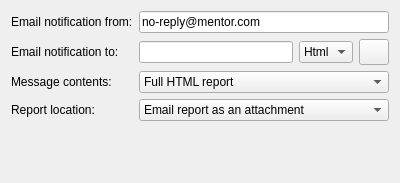
           <widget class="QWidget" name="TabEmail">
            <attribute name="title">
             <string>Email details</string>
            </attribute>
            <layout class="QGridLayout" name="gridLayoutEmail">
             <item row="0" column="0">
              <widget class="QLabel" name="TextLabel2_2_2_2_4_5">
               <property name="text">
                <string>Email notification from:</string>
               </property>
               <property name="wordWrap">
                <bool>false</bool>
               </property>
              </widget>
             </item>
             <item row="0" column="1" colspan="3">
              <widget class="QLineEdit" name="lineEditEmailFrom">
               <property name="toolTip">
                <string>Enter 'From' email address</string>
               </property>
               <property name="text">
                <string>no-reply@mentor.com</string>
               </property>
              </widget>
             </item>
             <item row="1" column="0">
              <widget class="QLabel" name="TextLabel2_2_2_2_4_2">
               <property name="text">
                <string>Email notification to:</string>
               </property>
               <property name="wordWrap">
                <bool>false</bool>
               </property>
              </widget>
             </item>
             <item row="1" column="1">
              <widget class="QLineEdit" name="lineEditEmailList">
               <property name="toolTip">
                <string>Enter email addresses to notify (comma separated)</string>
               </property>
              </widget>
             </item>
             <item row="2" column="0">
              <widget class="QLabel" name="TextLabel2_2_2_2_4_2_3">
               <property name="text">
                <string>Message contents:</string>
               </property>
               <property name="wordWrap">
                <bool>false</bool>
               </property>
              </widget>
             </item>
             <item row="2" column="1" colspan="3">
              <widget class="QComboBox" name="comboBoxEmailReportContents">
               <property name="toolTip">
                <string>Define the email contents if Data cleaning alarm is triggered...</string>
               </property>
               <item>
                <property name="text">
                 <string>Full HTML report</string>
                </property>
                <property name="icon">
                 <iconset>
                  <normalon>:/gex/icons/explorer.png</normalon>
                 </iconset>
                </property>
               </item>
               <item>
                <property name="text">
                 <string>Full WORD report</string>
                </property>
                <property name="icon">
                 <iconset>
                  <normalon>:/gex/icons/word.png</normalon>
                 </iconset>
                </property>
               </item>
               <item>
                <property name="text">
                 <string>Full CSV report</string>
                </property>
                <property name="icon">
                 <iconset>
                  <normalon>:/gex/icons/csv_spreadsheet.png</normalon>
                 </iconset>
                </property>
               </item>
               <item>
                <property name="text">
                 <string>Full PowerPoint report</string>
                </property>
                <property name="icon">
                 <iconset>
                  <normalon>:/gex/icons/powerpoint.png</normalon>
                 </iconset>
                </property>
               </item>
               <item>
                <property name="text">
                 <string>Full PDF report</string>
                </property>
                <property name="icon">
                 <iconset>
                  <normalon>:/gex/icons/pdf.png</normalon>
                 </iconset>
                </property>
               </item>
              </widget>
             </item>
             <item row="3" column="0">
              <widget class="QLabel" name="TextLabelReportLocation">
               <property name="text">
                <string>Report location:</string>
               </property>
               <property name="wordWrap">
                <bool>false</bool>
               </property>
              </widget>
             </item>
             <item row="3" column="1" colspan="3">
              <widget class="QComboBox" name="comboBoxGeneration">
               <property name="toolTip">
                <string>Tell what to do with the report...</string>
               </property>
               <item>
                <property name="text">
                 <string>Email report as an attachment</string>
                </property>
               </item>
               <item>
                <property name="text">
                 <string>Keep report on server, email its URL link</string>
                </property>
               </item>
              </widget>
             </item>
             <item row="4" column="1">
              <spacer name="spacer17">
               <property name="orientation">
                <enum>Qt::Vertical</enum>
               </property>
               <property name="sizeType">
                <enum>QSizePolicy::Expanding</enum>
               </property>
               <property name="sizeHint" stdset="0">
                <size>
                 <width>20</width>
                 <height>51</height>
                </size>
               </property>
              </spacer>
             </item>
             <item row="1" column="2">
              <widget class="QComboBox" name="comboBoxMailFormat">
               <property name="toolTip">
                <string>Email format: HTML or Plain TEXT</string>
               </property>
               <item>
                <property name="text">
                 <string>Html</string>
                </property>
                <property name="icon">
                 <iconset>
                  <normalon>:/gex/icons/explorer.png</normalon>
                 </iconset>
                </property>
               </item>
               <item>
                <property name="text">
                 <string>Text</string>
                </property>
                <property name="icon">
                 <iconset>
                  <normalon>:/gex/icons/script_edit.png</normalon>
                 </iconset>
                </property>
               </item>
              </widget>
             </item>
             <item row="1" column="3">
              <widget class="QPushButton" name="pushButtonMailingList">
               <property name="sizePolicy">
                <sizepolicy hsizetype="Fixed" vsizetype="Fixed">
                 <horstretch>0</horstretch>
                 <verstretch>0</verstretch>
                </sizepolicy>
               </property>
               <property name="minimumSize">
                <size>
                 <width>30</width>
                 <height>26</height>
                </size>
               </property>
               <property name="maximumSize">
                <size>
                 <width>30</width>
                 <height>26</height>
                </size>
               </property>
               <property name="toolTip">
                <string>Pick a mailing list file</string>
               </property>
               <property name="text">
                <string/>
               </property>
               <property name="icon">
                <iconset resource="../../gex.qrc">
                 <normaloff>:/gex/icons/email.png</normaloff>:/gex/icons/email.png</iconset>
               </property>
               <property name="iconSize">
                <size>
                 <width>32</width>
                 <height>32</height>
                </size>
               </property>
               <property name="autoDefault">
                <bool>false</bool>
               </property>
              </widget>
             </item>
            </layout>
           </widget>
